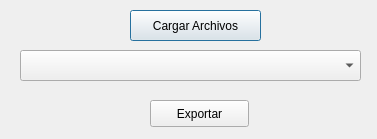
<?xml version="1.0" encoding="UTF-8"?>
<ui version="4.0">
 <class>exportar</class>
 <widget class="QDialog" name="exportar">
  <property name="geometry">
   <rect>
    <x>0</x>
    <y>0</y>
    <width>377</width>
    <height>139</height>
   </rect>
  </property>
  <property name="windowTitle">
   <string>Dialog</string>
  </property>
  <widget class="QPushButton" name="pushButton">
   <property name="geometry">
    <rect>
     <x>130</x>
     <y>10</y>
     <width>131</width>
     <height>31</height>
    </rect>
   </property>
   <property name="text">
    <string>Cargar Archivos</string>
   </property>
  </widget>
  <widget class="QComboBox" name="comboarchivos_exportar">
   <property name="geometry">
    <rect>
     <x>20</x>
     <y>50</y>
     <width>341</width>
     <height>31</height>
    </rect>
   </property>
  </widget>
  <widget class="QPushButton" name="pushButton_2">
   <property name="geometry">
    <rect>
     <x>150</x>
     <y>100</y>
     <width>99</width>
     <height>27</height>
    </rect>
   </property>
   <property name="text">
    <string>Exportar</string>
   </property>
  </widget>
 </widget>
 <resources/>
 <connections/>
</ui>
